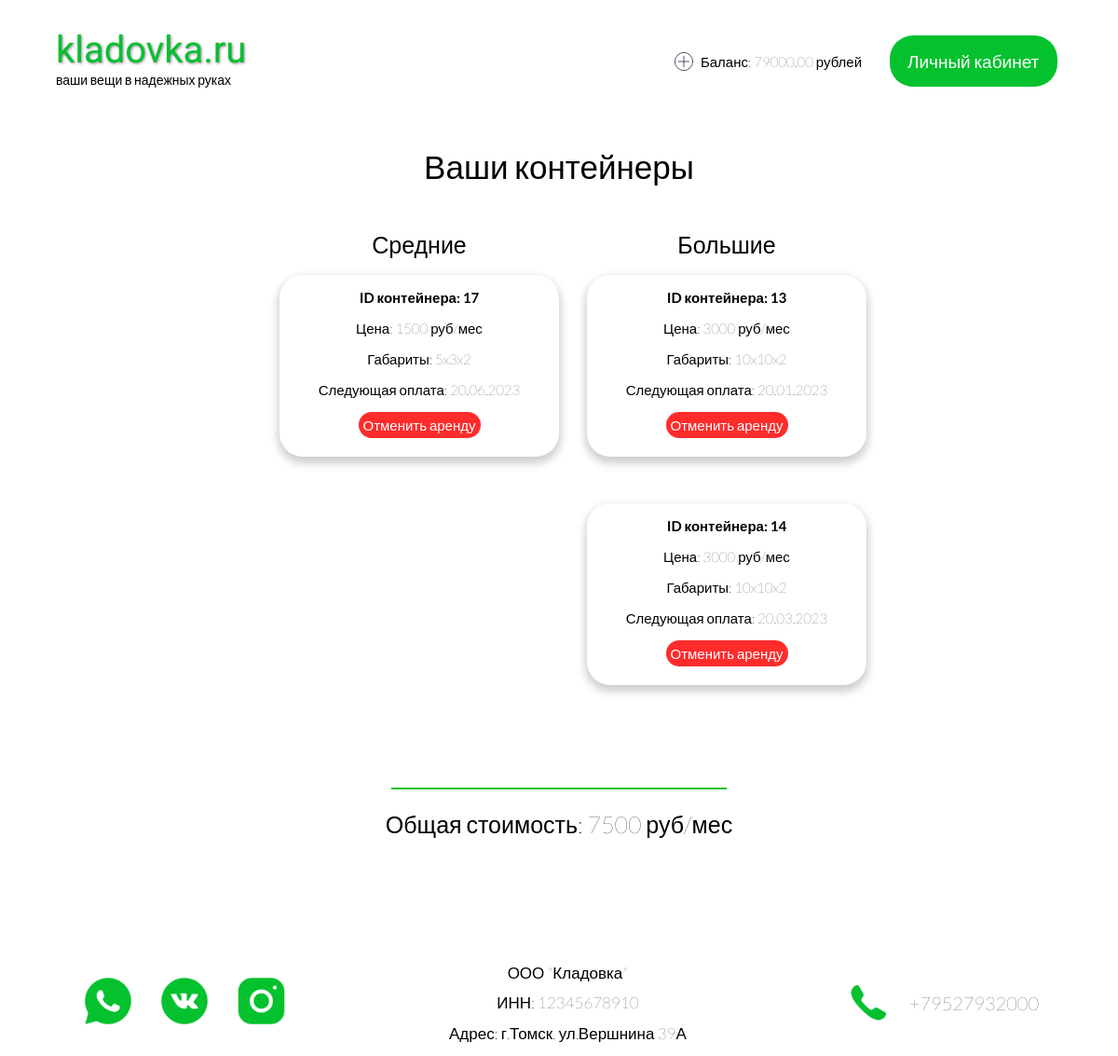
/accounts/containers/ (signed in), run on the app's committed database.
### accounts/models.py (models this page shows)
class Profile(models.Model):
    user = models.OneToOneField(User, on_delete=models.CASCADE)
    patronymic = models.CharField(max_length=15)
    phone_number = models.CharField(max_length=20)
    birth_date = models.DateField(null=True, blank=True)
    balance = models.DecimalField(max_digits=10, decimal_places=2, default=0.00)

### core/models.py (models this page shows, shortened)
class Container(models.Model):
    price = models.IntegerField('Стоимость контейнера')
    dimensions = models.CharField('Габариты контейнера', max_length=8)
    owner = models.ForeignKey(get_user_model(), on_delete=models.SET_DEFAULT, default=1)
    rent_deadline = models.DateField('Дата окончания аренды')  # рассчитывается из баланса клиента
    loaded = models.BooleanField(default=False)  # привез ли клиент свои вещи
    class Meta:
        verbose_name = 'Карточка контейнера'
        verbose_name_plural = 'Контейнеры'

### accounts/views.py (the view)
# urls.py: path('containers/', container_list,  name='user_containers'),
def container_list(request):
    containers = Container.objects.filter(owner=request.user.id)
    if not request.user.is_authenticated:
        return (redirect('login'))
    if len(containers) > 0:
        full_price = 0
        small = []
        middle = []
        large = []
        for container in containers:
            full_price += container.price
        for container in containers:
            if container.dimensions == '10x10x2':
                large.append(container)
            elif container.dimensions == '5x3x2':
                middle.append(container)
            else:
                small.append(container)
        context = {'small_containers': small,
                   'middle_containers': middle,
                   'large_containers': large,
                   'full_price': full_price}
    else:
        context = {'error': "У вас еще нет арендованных контейнеров"}
    return render(request, 'profile/containers.html', context)

### accounts/models.py (called while the page is built)
    def get_user(self, user_id):
        try:
            user = UserModel.objects.get(pk=user_id)
        except UserModel.DoesNotExist:
            return None
        return user if self.user_can_authenticate(user) else None

### accounts/templates/profile/containers.html (shortened to what this page needs)
{% extends 'base.html' %}
{% load static %}
{% block styles %}
<link rel="stylesheet" href="{% static 'css/user_containers.css' %}">
<link rel="stylesheet" href={% static 'css/dropdown_button.css' %}>
{% endblock styles %}
{% block balance %}
    <div class="balance">
        <a href="{% url 'replenish' %}" class="balance">
            <img class="balance" src="{% static 'images/up_balance.svg' %}" width="20px" alt="">
            <p class="balance">Баланс: {{ request.user.profile.balance }} рублей</p>
        </a>
    </div>
{% endblock balance %}
{% block logout_button %}
    <div class="dropdown">
        <button class="dropbtn">Личный кабинет</button>
    </div>
{% endblock logout_button %}
{% block content %}
{% if request.user.is_authenticated %}
{% if not error %}
<h1 class="containers-list-heading">Ваши контейнеры</h1>
<div class="main-content">
    <div class="all-containers">
        {% if middle_containers %}
        <div class="containers-list">
            <h1 class="category">Средние</h1>
            {% for container in middle_containers %}
            <div class="container-info">
                <p><b>ID контейнера: {{ container.id }}</b></p>
                <p>Цена: {{ container.price }} руб/мес</p>
                <p>Габариты: {{ container.dimensions }}</p>
                <p>Следующая оплата: {{ container.rent_deadline|date:"d.m.Y" }}</p>
                <a href="{% url 'rent_cancel' container_id=container.id %}">
                    {% if container.loaded %}
                    <button disabled class="rent-cancel" title="В контейнере уже лежат ваши вещи">Отменить аренду</button>
                    {% else %}
                    <button class="rent-cancel" onclick="return confirm('Вы уверены, что хотите отменить аренду?');">Отменить аренду</button>
                    {% endif %}
                </a>
            </div>
            {% endfor %}
        </div>
        {% endif %}
        {% if large_containers %}
        <div class="containers-list">
            <h1 class="category">Большие</h1>
            {% for container in large_containers %}
            <div class="container-info">
                <p><b>ID контейнера: {{ container.id }}</b></p>
                <p>Цена: {{ container.price }} руб/мес</p>
                <p>Габариты: {{ container.dimensions }}</p>
                <p>Следующая оплата: {{ container.rent_deadline|date:"d.m.Y" }}</p>
                <a href="{% url 'rent_cancel' container_id=container.id %}">
                    {% if container.loaded %}
                    <button disabled class="rent-cancel" title="В контейнере уже лежат ваши вещи">Отменить аренду</button>
                    {% else %}
                    <button class="rent-cancel" onclick="return confirm('Вы уверены, что хотите отменить аренду?');">Отменить аренду</button>
                    {% endif %}
                </a>
            </div>
            {% endfor %}
        </div>
        {% endif %}
    </div>
    <hr>
    <h1 class="containers-full-price">Общая стоимость: {{ full_price }} руб/мес</h1>
</div>
{% endif %}
{% else %}
<p>Войдите в профиль, чтобы видеть эту страницу</p>
{% endif %}
{% endblock content %}

### core/static/css/main_page.css (style rules this page uses)
html { height: 100%; }
.main-content { flex: 1 1 auto; }
body { display: flex; flex-direction: column; margin:0; height: 100%; min-height: 100%; }
a { text-decoration: none; color:black; }
hr { width: 60%; margin-bottom: 2.5%; background-color: #04C12E; border: none; height: 2px; }
.balance { display: flex; white-space: nowrap; flex-wrap: nowrap; margin-right: 10%; font-family: 'Lato', sans-serif; font-size: 15px; align-items: center; font-weight: lighter; }
img.balance { margin-right: 4%; }
a.balance { display: flex; }

### core/static/css/user_containers.css (style rules this page uses)
.containers-list { display:flex; flex-wrap:wrap; margin-bottom: 40px; flex-direction: column; align-items: center; }
.container-info { text-align: center; width:300px; border-radius: 25px; padding-bottom: 20px; margin-bottom: 50px; font-family: 'Lato', sans-serif; box-shadow: 0px 5px 10px 2px rgba(0, 0, 0, 0.2); font-size: 15px; font-weight: lighter; }
.all-containers { display: flex; gap: 5%; justify-content: space-around; }
.main-content { display: flex; align-self: center; align-items: center; flex-direction: column; }
.containers-list-heading { font-family: 'Lato', sans-serif; font-size: 35px; font-weight: lighter; margin-bottom: 5%; }
button.rent-cancel { border-radius: 25px; background-color: #ff2c2c; border: none; padding: 5px; color: white; font-family: 'Lato', sans-serif; font-size: 15px; font-weight: lighter; transition: 0.5s; }
hr { width: 60%; margin-top: 20px; margin-bottom: 10px; background-color: #04C12E; border: none; height: 2px; }
.containers-full-price { margin-top: 2%; font-family: 'Lato', sans-serif; font-size: 25px; font-weight: lighter; }
.category { font-family: 'Lato', sans-serif; font-size: 25px; font-weight: lighter; }

### core/static/css/dropdown_button.css (style rules this page uses)
.dropbtn { background-color: #04C12E; border: none; color: white; width: 180px; height: 55px; font-family: 'Lato', sans-serif; font-size: 19px; border-radius: 25px; display: inline-block; transition: border-radius 0s, font-size 0.7s; }
.dropdown { position: relative; display: inline-block; }

### data on the page
Container: id "17", price "1500", dimensions "5x3x2", rent_deadline "20.06.2023", loaded "Отменить аренду"
Container: id "13", price "3000", dimensions "10x10x2", rent_deadline "20.01.2023", loaded "Отменить аренду"
Container: id "14", price "3000", dimensions "10x10x2", rent_deadline "20.03.2023", loaded "Отменить аренду"

### other printed values
{{ request.user.profile.balance }} "79000.00"
{{ full_price }} "7500"
